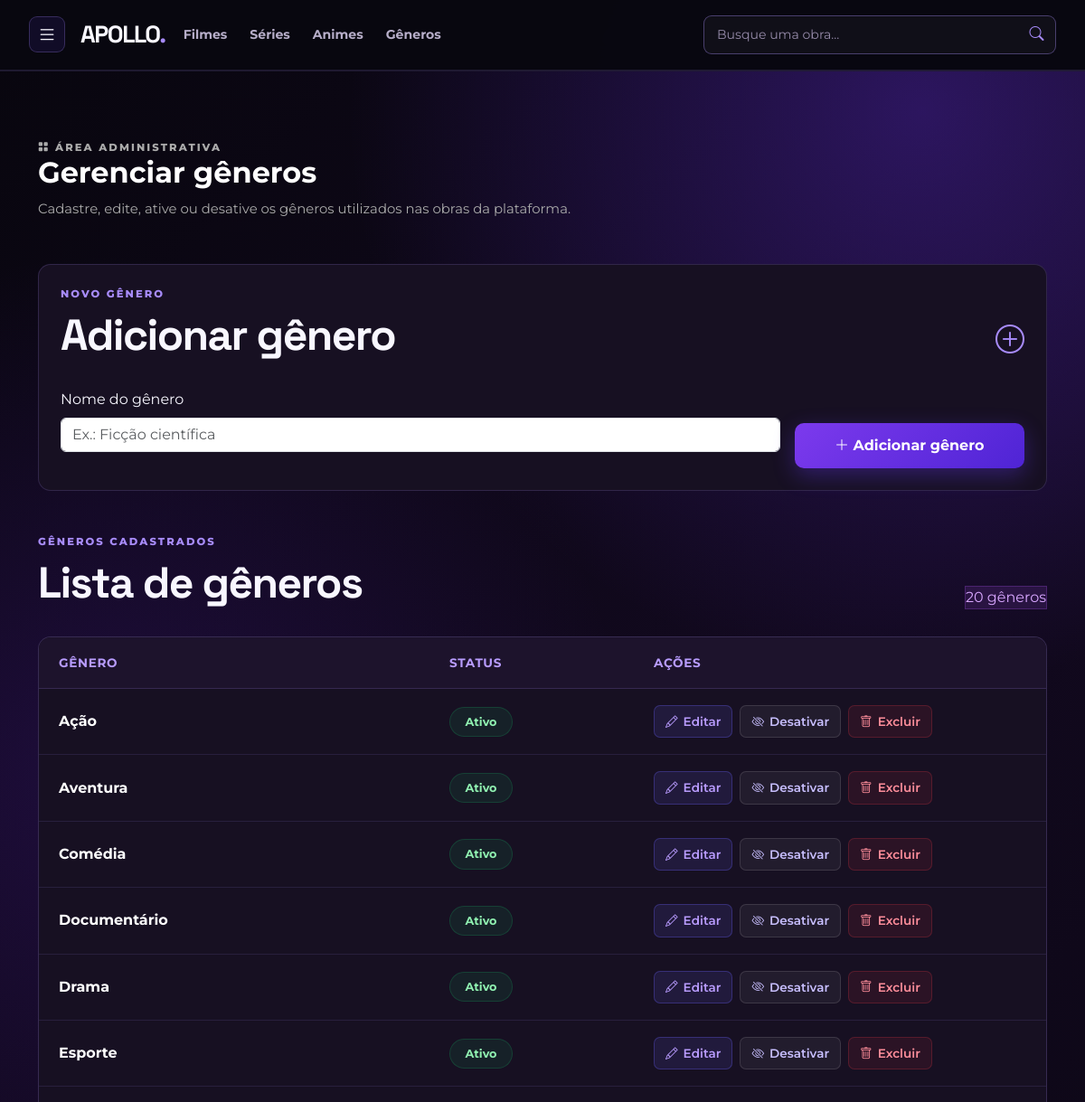
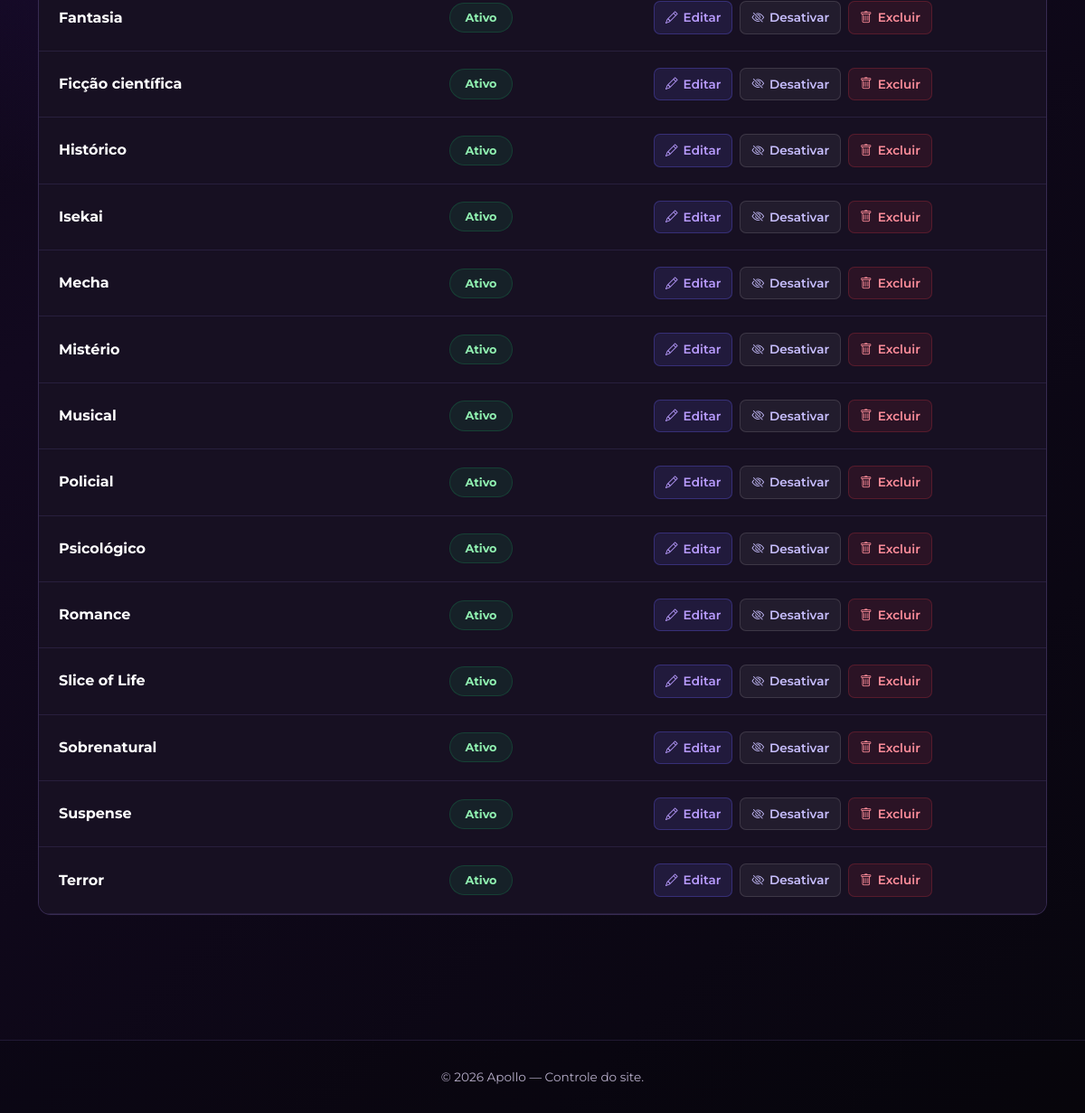
/adm/GerenciarGeneros.php (signed in), run on the app's committed database (2 pictures, top to bottom).
### tables this page shows
CREATE TABLE `generos` (
  `id` int UNSIGNED NOT NULL,
  `nome` varchar(100) NOT NULL,
  `ativo` tinyint(1) NOT NULL DEFAULT '1'
);

### www/includes/functions.php (called while the page is built, shortened)
<?php
$host = 'mysql';
$banco = 'pi_apollo';
$usuario = 'root';
$senhaBanco = '1234';
function conectarBanco(){
    global $host, $banco, $usuario, $senhaBanco;
    static $conexao = null;
    if ($conexao === null) {
        $dsn = "mysql:host=$host;port=3306;dbname=$banco;charset=utf8mb4";
        $conexao = new PDO(
            $dsn,
            $usuario,
            $senhaBanco,
            [
                PDO::ATTR_ERRMODE => PDO::ERRMODE_EXCEPTION,
                PDO::ATTR_DEFAULT_FETCH_MODE => PDO::FETCH_ASSOC
            ]
        );
    }
    return $conexao;
}
function e($texto)
{
    return htmlspecialchars($texto ?? '', ENT_QUOTES, 'UTF-8');
}
function buscarTodosGeneros()
{
    $conexao = conectarBanco();
    $sql = "
        SELECT id, nome, ativo
        FROM generos
        ORDER BY nome ASC
    ";
    $consulta = $conexao->query($sql);
    return $consulta->fetchAll();
}

### www/adm/GerenciarGeneros.php (the view, shortened to what this page needs)
<?php
require_once __DIR__ . '/../includes/functions.php';
$generos = buscarTodosGeneros();
?>
<!DOCTYPE html>
<html lang="pt-BR">
<head>
    <link
        href="https://cdn.jsdelivr.net/npm/bootstrap@5.3.8/dist/css/bootstrap.min.css"
        rel="stylesheet">
    <link
        rel="stylesheet"
        href="https://cdn.jsdelivr.net/npm/bootstrap-icons@1.11.3/font/bootstrap-icons.min.css">
    <link
        rel="stylesheet"
        href="../css/styles.css">
</head>
<body>
<header>
    <?php include '../menu.php'; ?>
</header>
<main class="container py-5">
    <section class="admin-cabecalho mb-5">
        <p class="hero-etiqueta">
            <i class="bi bi-grid-fill"></i>
            ÁREA ADMINISTRATIVA
        </p>
        <h1>
            Gerenciar gêneros
        </h1>
        <p class="texto-autenticacao">
            Cadastre, edite, ative ou desative os gêneros
            utilizados nas obras da plataforma.
        </p>
    </section>
    <section class="admin-secao mb-5">
        <div class="titulo-secao">
            <div>
                <p>
                    NOVO GÊNERO
                </p>
                <h2>
                    Adicionar gênero
                </h2>
            </div>
            <i class="bi bi-plus-circle"></i>
        </div>
        <form
            method="POST"
            class="row g-3 align-items-end">
            <div class="col-md-9">
                <label
                    for="nome"
                    class="form-label">
                    Nome do gênero
                </label>
                <input
                    type="text"
                    class="form-control campo-admin"
                    id="nome"
                    name="nome"
                    placeholder="Ex.: Ficção científica"
                    maxlength="100"
                    required>
            </div>
            <div class="col-md-3">
                <button
                    type="submit"
                    class="btn botao-roxo w-100">
                    <i class="bi bi-plus-lg"></i>
                    Adicionar gênero
                </button>
            </div>
        </form>
    </section>
    <section>
        <div class="titulo-secao">
            <div>
                <p>
                    GÊNEROS CADASTRADOS
                </p>
                <h2>
                    Lista de gêneros
                </h2>
            </div>
            <span class="badge-admin">
                <?= count($generos) ?>
                <?= count($generos) === 1
                    ? 'gênero'
                    : 'gêneros' ?>
            </span>
        </div>
        <?php if (empty($generos)): ?>
            <div class="mensagem-vazia">
                <i class="bi bi-grid"></i>
                <p>
                    Nenhum gênero cadastrado ainda.
                </p>
            </div>
        <?php else: ?>
            <div class="tabela-admin">
                <div class="tabela-admin-cabecalho">
                    <span>
                        Gênero
                    </span>
                    <span>
                        Status
                    </span>
                    <span>
                        Ações
                    </span>
                </div>
                <?php foreach ($generos as $genero): ?>
                    <div class="tabela-admin-linha">
                        <div>
                            <strong>
                                <?= e($genero['nome']) ?>
                            </strong>
                        </div>
                        <div>
                            <?php if ($genero['ativo']): ?>
                                <span class="status-admin ativo">
                                    Ativo
                                </span>
                            <?php else: ?>
                                <span class="status-admin inativo">
                                    Inativo
                                </span>
                            <?php endif; ?>
                        </div>
                        <div class="acoes-admin">
                            <button
                                type="button"
                                class="btn btn-sm botao-admin-editar"
                                data-bs-toggle="modal"
                                data-bs-target="#modalEditarGenero<?= $genero['id'] ?>">
                                <i class="bi bi-pencil"></i>
                                Editar
                            </button>
                            <form
                                method="POST"
                                class="d-inline">
                                <button
                                    type="submit"
                                    class="btn btn-sm botao-admin-status">
                                    <?php if ($genero['ativo']): ?>
                                        <i class="bi bi-eye-slash"></i>
                                        Desativar
                                    <?php else: ?>
                                        <i class="bi bi-eye"></i>
                                        Ativar
                                    <?php endif; ?>
                                </button>
                            </form>
                            <form
                                method="POST"
                                class="d-inline"
                                onsubmit="return confirm('Tem certeza que deseja excluir este gênero?');">
                                <button
                                    type="submit"
                                    class="btn btn-sm botao-admin-excluir">
                                    <i class="bi bi-trash"></i>
                                    Excluir
                                </button>
                            </form>
                        </div>
                    </div>
                <?php endforeach; ?>
            </div>
        <?php endif; ?>
    </section>
</main>
<footer>
    <div class="container">
        <p>
            © <?= date('Y') ?> Apollo — Controle do site.
        </p>
    </div>
</footer>
</body>
</html>

### data on the page
generos: nome "Ação", ativo "Ativo"
generos: nome "Aventura", ativo "Ativo"
generos: nome "Comédia", ativo "Ativo"
generos: nome "Documentário", ativo "Ativo"
generos: nome "Drama", ativo "Ativo"
generos: nome "Esporte", ativo "Ativo"
generos: nome "Fantasia", ativo "Ativo"
generos: nome "Ficção científica", ativo "Ativo"
generos: nome "Histórico", ativo "Ativo"
generos: nome "Isekai", ativo "Ativo"
generos: nome "Mecha", ativo "Ativo"
generos: nome "Mistério", ativo "Ativo"
generos: nome "Musical", ativo "Ativo"
generos: nome "Policial", ativo "Ativo"
generos: nome "Psicológico", ativo "Ativo"
generos: nome "Romance", ativo "Ativo"
generos: nome "Slice of Life", ativo "Ativo"
generos: nome "Sobrenatural", ativo "Ativo"
generos: nome "Suspense", ativo "Ativo"
generos: nome "Terror", ativo "Ativo"

### other printed values
count($generos) "20"
